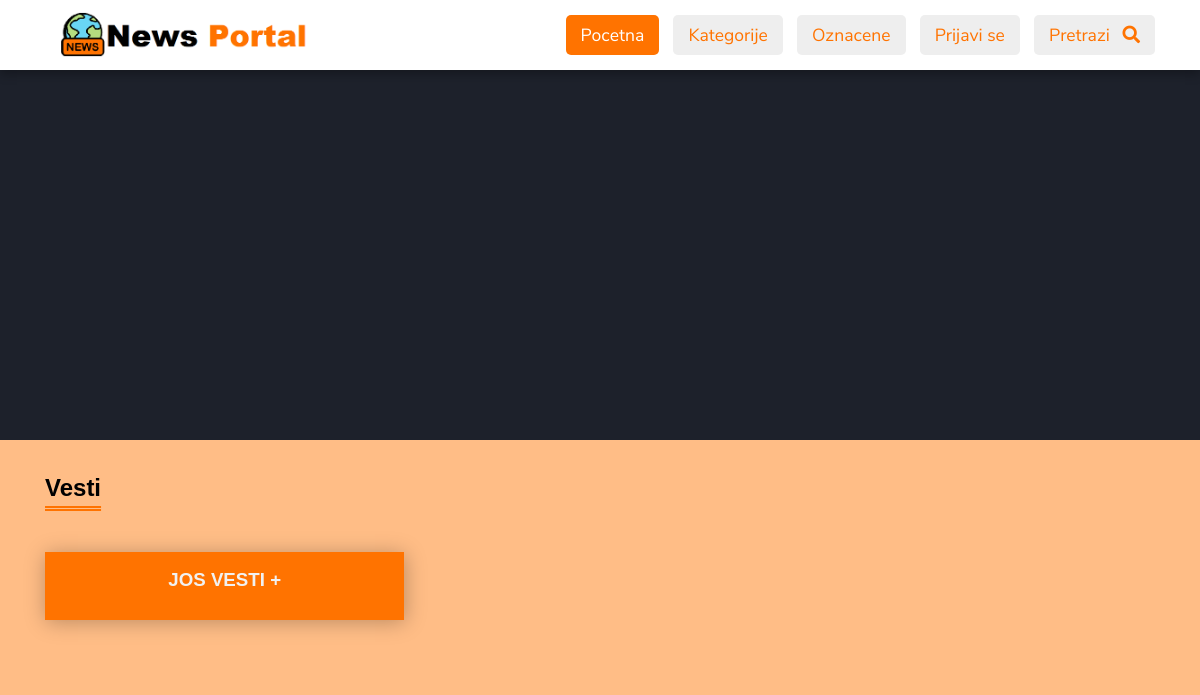
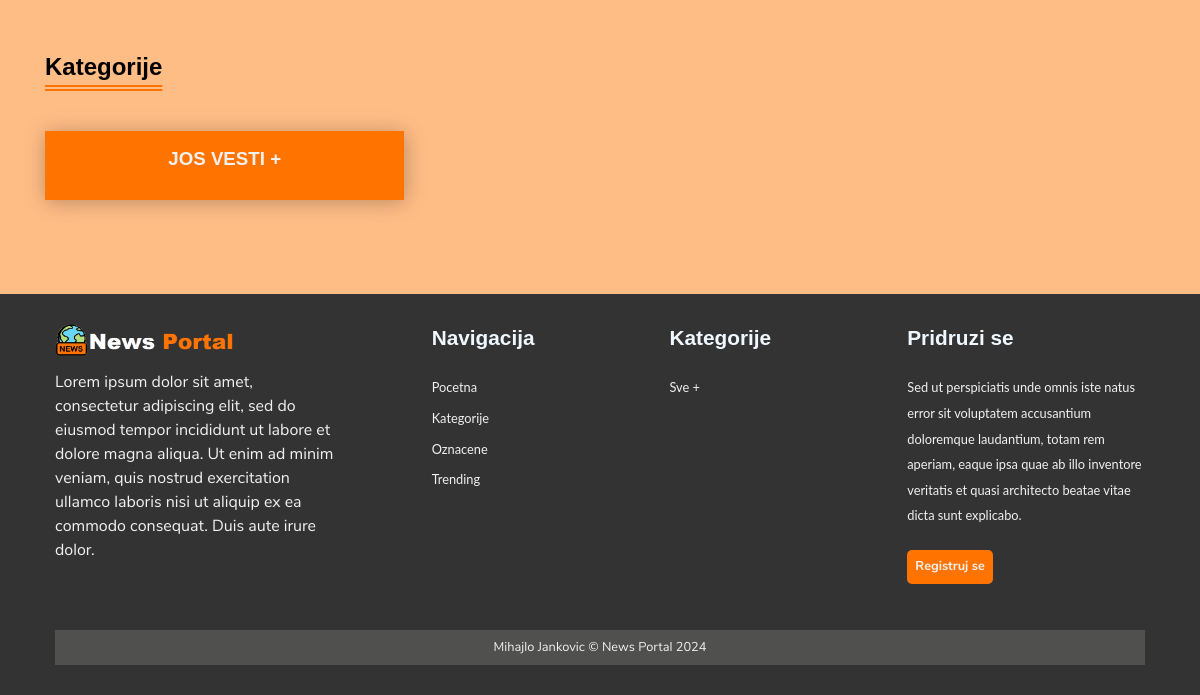
The app's page /, older data (2 pictures, top to bottom).
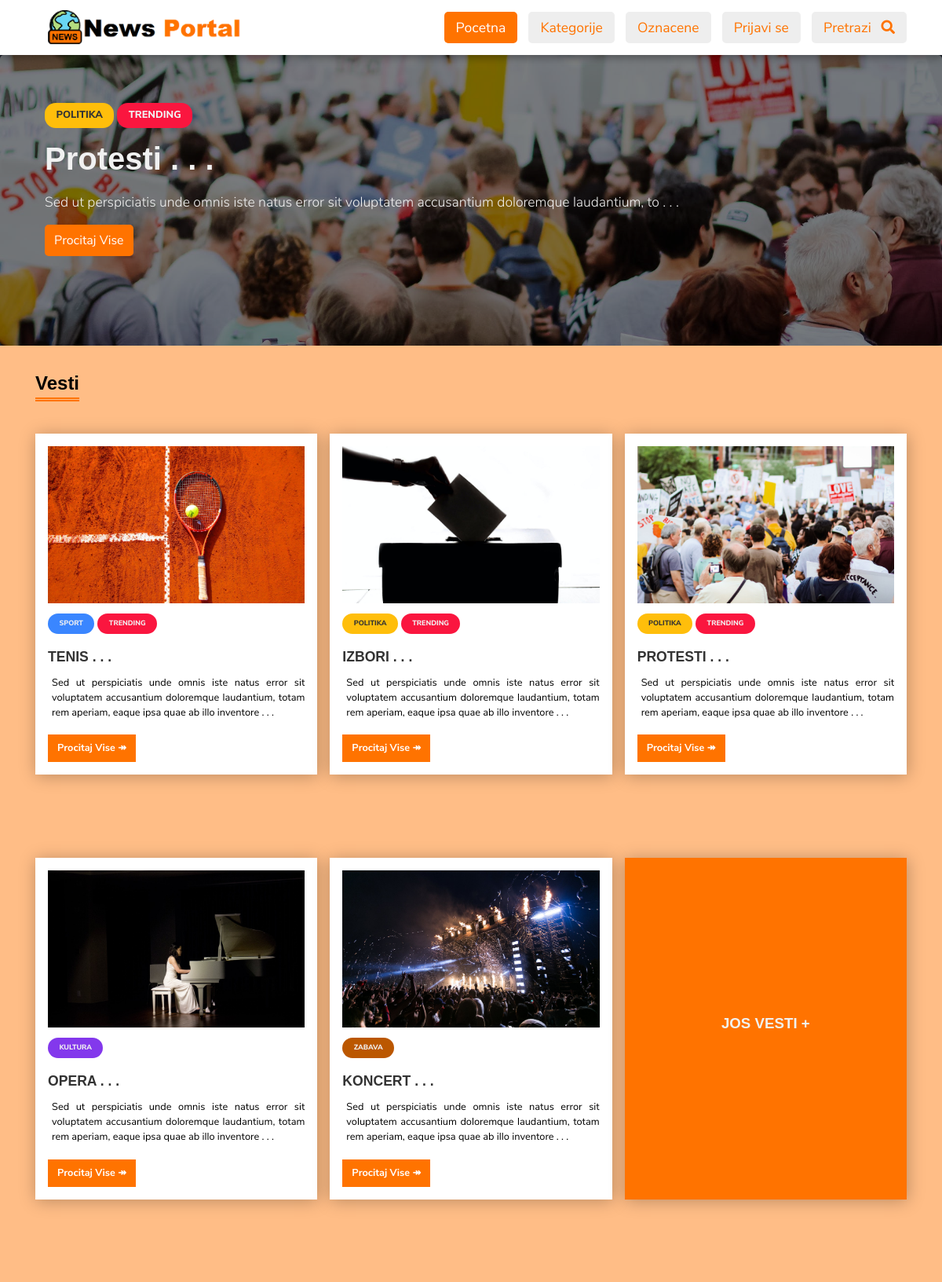
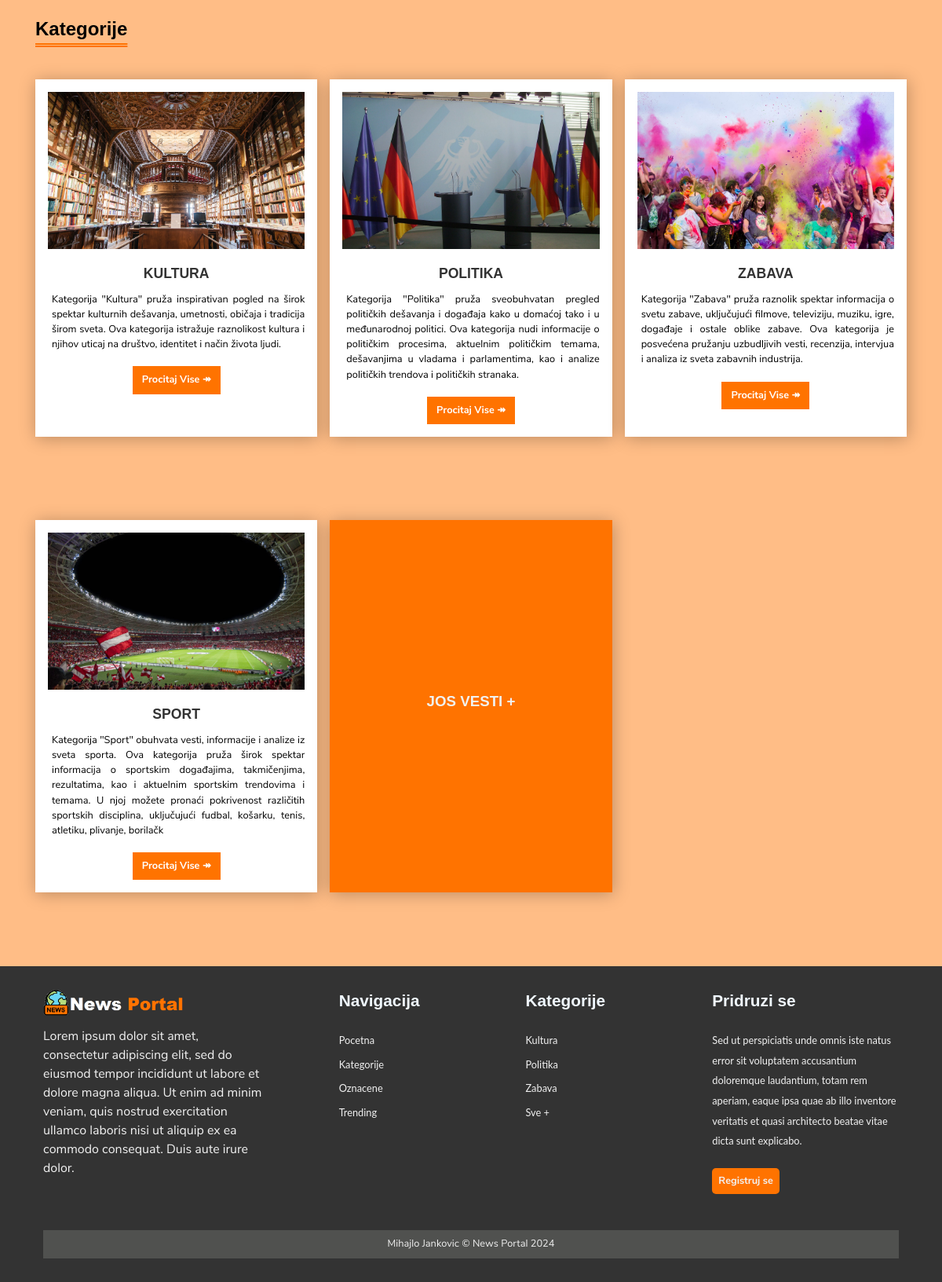
The same page, newer data (2 pictures, top to bottom).
### tables this page shows
CREATE TABLE `article` (
  `article_id` int(11) NOT NULL,
  `category_id` int(11) NOT NULL,
  `author_id` int(11) NOT NULL,
  `article_title` varchar(250) NOT NULL,
  `article_image` varchar(200) NOT NULL,
  `article_description` text NOT NULL,
  `article_date` date NOT NULL,
  `article_trend` tinyint(4) NOT NULL,
  `article_active` tinyint(4) NOT NULL,
  `likes` int(11) DEFAULT 0,
  `article_hashtags` varchar(255) NOT NULL DEFAULT '',
  `dislikes` int(11) DEFAULT 0
);

CREATE TABLE `category` (
  `category_id` int(11) NOT NULL,
  `category_name` varchar(45) NOT NULL,
  `category_color` varchar(35) NOT NULL,
  `category_image` varchar(250) NOT NULL,
  `category_description` varchar(350) NOT NULL
);

### includes/functions.inc.php (the view, shortened to what this page needs)
        <?php
if (!function_exists('createArticleCard')) {
    function createArticleCard($title, $img, $data, $category, $cat_id, $id, $color, $new, $trend, $marked) {
        echo '
        <article class="card">
            <div class="card-img">
                <img src="./assets/images/articles/'.$img.'" />
            </div>
            <div>
                <div class="tag '.$color.'"><a href="articles.php?id='.$cat_id.'">'.$category.'</a></div>';
        if ($trend) {
            echo '  <div class="tag tag-trend">TRENDING</div>';
        }
        echo '
                <h3 class="card-title" href="./article.html">
                    '.$title.'
                </h3>
                <p class="card-data">
                    '.$data.'
                </p>
                <a href="news.php?id='.$id.'" class="btn btn-card"> Procitaj Vise <span>&twoheadrightarrow; </span></a>
            </div>
        </article>';
    }
}
if (!function_exists('createCategoryCard')) {
    function createCategoryCard($title, $img, $data, $id) {
        echo '
        <article class="card">
            <div class="card-img">
                <img src="./assets/images/category/'.$img.'" />
            </div>
            <div>
                <h3 class="card-title text-center" href="./article.html">
                    '.$title.'
                </h3>
                <p class="card-data">
                    '.$data.'
                </p>
                <div class="btn-block">
                    <a href="articles.php?id='.$id.'" class="btn btn-card"> Procitaj Vise <span>&twoheadrightarrow; </span></a>
                </div>
            </div>
        </article>';
    }
}
if (!function_exists('createMoreCard')) {
    function createMoreCard($link) {
        echo '
        <a href="'.$link.'" class="card card-more d-flex">
            <h3>JOS VESTI +</h3>
        </a>';
    }
}
if (!function_exists('createSlider')) {
    function createSlider($active, $img, $color, $category, $title, $content, $id, $new, $trend) {
        echo '
        <div class="slide '.$active.'">
            <img src="./assets/images/articles/'.$img.'"/>
            <div class="info">
                <div class=" tag '.$color.'">'.$category.'</div>';
        if ($trend) {
            echo '  <div class="tag tag-trend">TRENDING</div>';
        }
        echo '
                <h1>'.$title.'</h1>
                <p>'.$content.'</p>
                <a href="news.php?id='.$id.'" class="btn btn-primary"> Procitaj Vise </a>
            </div>
        </div>';
    }
}
?>

### includes/nav.inc.php (shortened to what this page needs)
<?php
  require('./includes/functions.inc.php');
  $home = true;
  $login = false;
  $bookmark = false;
  $category = false;
  $search = false;
?>
<!DOCTYPE html>
<html lang="en">
<head>
  <link rel="stylesheet" href="./assets/css/partials/0-fonts.css" />
  <link rel="stylesheet" href="./assets/css/partials/1-variables.css" />
  <link rel="stylesheet" href="./assets/css/partials/2-reset.css" />
  <link rel="stylesheet" href="./assets/css/partials/3-typography.css" />
  <link rel="stylesheet" href="./assets/css/partials/4-component.css" />
  <link rel="stylesheet" href="./assets/css/style.css" />
  <link rel="stylesheet" href="./assets/css/responsivity/media-queries.css" />
  <link rel="stylesheet" href="https://cdnjs.cloudflare.com/ajax/libs/font-awesome/5.13.0/css/all.min.css" />
</head>
<body>
  <nav class="navbar">
    <div class="logo"><a href="./index.php"><img src="./assets/images/logo.png" /></a></div>
    <ul class="ul">
      <li><a href="./index.php" <?php if($home) echo 'class="current"' ?>>Pocetna</a></li>
      <li>
        <a href="./categories.php" <?php if($category) echo 'class="current"' ?>>Kategorije</a>
      </li>
      <li><a href="./bookmarks.php" <?php if($bookmark) echo 'class="current"' ?>>Oznacene</a></li>
      <?php
        if(isset($_SESSION['USER_NAME'])) {
        }else {
      ?>
      <li>
        <a href="./user-login.php" <?php if($login) echo 'class="current"' ?>>Prijavi se</a>
      </li>
      <?php
        }
      ?>
      <li>
        <a href="./search.php" <?php if($search) echo 'class="current"' ?>>
          <span>Pretrazi</span>
          <i id="search-icon" class="fas fa-search"></i>
        </a>
      </li>
    </ul>
  </nav>

### includes/slider.inc.php (shortened to what this page needs)
<header class="img-slider">
  <?php
    $no_of_slides = "4";
    $sliderQuery = "SELECT category.category_name, category.category_color, article.*
                    FROM category, article
                    WHERE article.category_id = category.category_id
                    AND article.article_trend = 1
                    AND article.article_active = 1
                    ORDER BY RAND()
                    LIMIT {$no_of_slides}";
    $sliderResult = mysqli_query($con,$sliderQuery);
    $row = mysqli_num_rows($sliderResult);
    if($row > 0) {
      $counter = 0;
      while($data = mysqli_fetch_assoc($sliderResult)) {
        $category_color = $data['category_color'];
        $category_name = $data['category_name'];
        $article_id = $data['article_id'];
        $article_title = $data['article_title'];
        $article_image = $data['article_image'];
        $article_desc = $data['article_description'];
        $article_trend = $data['article_trend'];
        $article_title = substr($article_title,0,50).' . . . ';
        $article_desc = substr($article_desc,0,100).' . . . ';
        $new = false;
        $active = "";
        if($counter == 0) {
          $counter++;
          $active = "active";
        }
        createSlider($active, $article_image, $category_color, $category_name,
            $article_title, $article_desc, $article_id, $new, $article_trend);
      }
    }
  ?>
</header>

### index.php (shortened to what this page needs)
<?php
  require('./includes/nav.inc.php');
  require('./includes/slider.inc.php');
?>
<section class="py-1 category-list">
  <div class="container">
    <h2 class="headings">Vesti</h2>
    <div class="card-container">
      <?php
        $articleQuery = " SELECT category.category_name, category.category_color, article.*
                          FROM category, article
                          WHERE article.category_id = category.category_id
                          AND article.article_active = 1
                          ORDER BY article.article_date DESC LIMIT 5";
        $result = mysqli_query($con,$articleQuery);
        $row = mysqli_num_rows($result);
        if($row > 0) {
          while($data = mysqli_fetch_assoc($result)) {
            $category_color = $data['category_color'];
            $category_name = $data['category_name'];
            $category_id = $data['category_id'];
            $article_id = $data['article_id'];
            $article_title = $data['article_title'];
            $article_image = $data['article_image'];
            $article_desc = $data['article_description'];
            $article_trend = $data['article_trend'];
            $article_title = substr($article_title,0,55).' . . . ';
            $article_desc = substr($article_desc,0,150).' . . . ';
            $new = false;
            $bookmarked = false;
            createArticleCard($article_title, $article_image,
                  $article_desc, $category_name, $category_id, $article_id,
                  $category_color, $new, $article_trend, $bookmarked);
          }
        }
        createMoreCard('./articles.php');
      ?>
    </div>
  </div>
</section>
<section class="py-1 category-list">
  <div class="container">
    <h2 class="headings">Kategorije</h2>
    <div class="card-container">
      <?php
        $categoryQuery= " SELECT *
                          FROM category
                          ORDER BY RAND() LIMIT 5";
        $result = mysqli_query($con,$categoryQuery);
        $row = mysqli_num_rows($result);
        if($row > 0) {
          while($data = mysqli_fetch_assoc($result)) {
            $category_id = $data['category_id'];
            $category_name = $data['category_name'];
            $category_image = $data['category_image'];
            $category_desc = $data['category_description'];
            createCategoryCard($category_name,$category_image,$category_desc,$category_id,);
          }
        }
      ?>
    </div>
  </div>
</section>
<?php
  require('./includes/footer.inc.php');
?>

### includes/footer.inc.php (shortened to what this page needs)
<footer class="footer">
  <div class="footer-left">
    <a href="./index.php"><img src="./assets/images/logo_light.png" /></a>
    <p>
    Lorem ipsum dolor sit amet, consectetur adipiscing elit, sed do eiusmod tempor incididunt ut labore et dolore magna aliqua. Ut enim ad minim veniam, quis nostrud exercitation ullamco laboris nisi ut aliquip ex ea commodo consequat. Duis aute irure dolor.
    </p>
  </div>
  <ul class="footer-right">
    <li>
      <h2>Navigacija</h2>
      <ul class="box">
        <li><a href="./index.php">Pocetna</a></li>
        <li><a href="./categories.php">Kategorije</a></li>
        <li><a href="./bookmarks.php">Oznacene</a></li>
        <li><a href="./search.php?trending=1">Trending</a></li>
      </ul>
    </li>
    <li>
      <h2>Kategorije</h2>
      <ul class="box">
        <?php
  	      $categoryQuery= " SELECT  category_id, category_name
                            FROM category
                            ORDER BY RAND() LIMIT 3";
          $result = mysqli_query($con,$categoryQuery);
          $row = mysqli_num_rows($result);
          if($row > 0) {
          while($data = mysqli_fetch_assoc($result)) {
            $category_id = $data['category_id'];
            $category_name = $data['category_name'];
        ?>
        <li><a href="articles.php?id=<?php echo $category_id ?>"><?php echo $category_name ?></a></li>
        <?php
              }
            }
          ?>
        <li><a href="./categories.php">Sve +</a></li>
      </ul>
    </li>
    <li>
      <h2>Pridruzi se</h2>
      <ul class="box">
        <li>
        Sed ut perspiciatis unde omnis iste natus error sit voluptatem accusantium doloremque laudantium, totam rem aperiam, eaque ipsa quae ab illo inventore veritatis et quasi architecto beatae vitae dicta sunt explicabo.
        </li>
        <a style="background-color:#ff7300;" href="./author-login.php" class="my-1 btn btn-secondary">Registruj se</a>
      </ul>
    </li>
  </ul>
  <div class="footer-bottom">
    <p>Mihajlo Jankovic &copy; News Portal <?php echo date("Y")?></p>
  </div>
</footer>
</body>
</html>

### assets/css/partials/1-variables.css (style rules this page uses)
:root { --primary-color: #ff7300; --secondary-color: #f99500; --light-color: #f1f1f1; --dark-color: #50514f; --black-color: #333333; --tag-trend-color: #fa163f; --tag-yellow-color: #ffbe0b; --tag-purple-color: #8338ec; --tag-blue-color: #3a86ff; --tag-green-color: #00ff73; --tag-orange-color: #bb5700; --tag-pink-color: #ff0a54; --tag-brown-color: #663f3f; --tag-red-color: #ff0000; --tag-black-color: #000000; --tag-dark-color: #000083; --tag-mint-color: #00e8d1; --hover-color: #ee4444; --active-color: #b90615; --ts-vs: 0.56rem; --ts-sml: 0.8rem; --ts-md: 1.1rem; --ts-lg: 1.25rem; --hs-vs: 1.3rem; --hs-sml: 2rem; --hs-md: 2.5rem; --hs-lg: 3rem; --ff-monts: "Montserrat", sans-serif; --ff-nunito: "Nunito Sans", sans-serif; --ff-noto: "Noto Serif", serif; --ff-robo: "Roboto", sans-serif; --border-radius: 5px; }

### assets/css/partials/3-typography.css (style rules this page uses)
h1, h2, h3, h4, h5, h6 { font-family: var(--ff-monts); margin-bottom: 0.75rem; line-height: 1.3; }
p { font-family: var(--ff-nunito); margin: 0.5rem 0; }
.py-1 { padding: 1.5rem 0; }
.my-1 { margin: 1rem 0; }
.text-center { text-align: center; }
.headings { line-height: 2; text-decoration: underline double #ff7300; text-underline-offset: 10px; margin-bottom: 20px; }

### assets/css/partials/4-component.css (style rules this page uses)
.d-flex { display: flex; justify-content: center; align-items: center; }
.container { width: 100%; padding-right: 15px; padding-left: 15px; margin-right: auto; margin-left: auto; }
.tag { display: inline-block; font-family: var(--ff-nunito); font-size: var(--ts-sml); font-weight: 800; text-transform: uppercase; color: var(--light-color); padding: 0.4rem 0.9rem; border-radius: 14px; margin-bottom: 0.5rem; }
.tag a { color: var(--light-color); }
.tag-trend { background: var(--tag-trend-color); }
.tag-yellow { color: var(--black-color); background: var(--tag-yellow-color); }
.tag-yellow a { color: var(--black-color); }
.tag-orange { background: var(--tag-orange-color); }
.tag-purple { background: var(--tag-purple-color); }
.tag-blue { background: var(--tag-blue-color); }
.btn { display: inline-block; border: none; background: var(--dark-color); color: #fff; text-decoration: none; font-family: var(--ff-nunito); padding: 0.5rem 0.75rem; border-radius: var(--border-radius); transition: all 200ms ease-in-out; }
.btn-primary { background: #ff7300; }
.btn-secondary { background: var(--secondary-color); font-weight: 700; padding: 0.25rem 0.5rem; font-size: var(--ts-sml); }
.btn-block { display: block; width: 100%; text-align: center; }
.btn-card { font-weight: 700; background: var(--primary-color); padding: 0.5rem 0.75rem; font-size: var(--ts-sml); border-radius: 0; }
.btn-card span { transition: all 200ms ease-in-out; }
.card { background: #fff; position: relative; padding: 1rem; overflow: hidden; box-shadow: 1px 2px 20px rgba(0, 0, 0, 0.268); margin-top: 20px; margin-bottom: 70px; }
.card .tag { font-size: var(--ts-vs); font-weight: 800; }
.card .card-img { overflow: hidden; height: 200px; margin-bottom: 10px; }
.card .card-img img { object-fit: cover; transition: all 250ms ease-in-out; height: inherit; }
.card .card-title { color: #333; font-family: var(--ff-monts); font-size: var(--ts-md); font-weight: 800; padding-top: 10px; text-transform: uppercase; transition: all 250ms ease-in-out; }
.card .card-data { font-size: var(--ts-sml); padding-bottom: 10px; padding-left: 5px; text-align: justify; }
.card-more { background-color: var(--primary-color); color: var(--light-color); }
.card-more::before { content: ""; position: absolute; top: 0%; left: 0%; width: 0; height: 100%; background-color: rgba(255, 255, 255, 0.4); -webkit-transition: none; -moz-transition: none; transition: none; }

### assets/css/responsivity/media-queries.css (style rules this page uses)
@media (min-width: 576px) { .container { width: 540px; } }
@media (min-width: 768px) { .container { width: 720px; } }
@media (min-width: 992px) { .container { width: 960px; } }
@media (min-width: 1200px) { .container { width: 1140px; } }
@media (max-width: 1220px) { .img-slider .slide .info { top: 45px; left: 25px; width: 80vw; } }
@media (min-width: 576px) { .card-container { grid-template-columns: repeat(1, 1fr); } }
@media (min-width: 768px) { .card-container { grid-template-columns: repeat(2, 1fr); } }
@media (min-width: 992px) { .card-container { grid-template-columns: repeat(3, 1fr); } }
@media (min-width: 700px) { .footer-right > * { flex: 1; } }
@media (min-width: 700px) { .footer-left { flex: 1 0px; } }
@media (min-width: 700px) { .footer-right { flex: 2 0px; } }

Row changes from the older to the newer data that the page shows:
added article: article_image (picture), category.category_name "POLITIKA", article_trend "TRENDING", article_title "Protesti . . .", article_description "Sed ut perspiciatis unde omnis iste natus error sit voluptatem accusantium doloremque laudantium, to . . .", article_title "PROTESTI . . .", article_description "Sed ut perspiciatis unde omnis iste natus error sit voluptatem accusantium doloremque laudantium, totam rem aperiam, eaque ipsa quae ab illo inventore . . ."
added article: article_image (picture), category.category_name "SPORT", article_trend "TRENDING", article_title "TENIS . . .", article_description "Sed ut perspiciatis unde omnis iste natus error sit voluptatem accusantium doloremque laudantium, totam rem aperiam, eaque ipsa quae ab illo inventore . . .", shown under "Vesti"
added article: article_image (picture), category.category_name "POLITIKA", article_trend "TRENDING", article_title "IZBORI . . .", article_description "Sed ut perspiciatis unde omnis iste natus error sit voluptatem accusantium doloremque laudantium, totam rem aperiam, eaque ipsa quae ab illo inventore . . .", shown under "Vesti"
added article: article_image (picture), category.category_name "KULTURA", article_title "OPERA . . .", article_description "Sed ut perspiciatis unde omnis iste natus error sit voluptatem accusantium doloremque laudantium, totam rem aperiam, eaque ipsa quae ab illo inventore . . .", shown under "Vesti"
added article: article_image (picture), category.category_name "ZABAVA", article_title "KONCERT . . .", article_description "Sed ut perspiciatis unde omnis iste natus error sit voluptatem accusantium doloremque laudantium, totam rem aperiam, eaque ipsa quae ab illo inventore . . .", shown under "Vesti"
added category: category_image (picture), category_name "KULTURA", category_description "Kategorija \"Kultura\" pruža inspirativan pogled na širok spektar kulturnih dešavanja, umetnosti, običaja i tradicija širom sveta. Ova kategorija istražuje raznolikost kultura i njihov uticaj na društvo, identitet i način života ljudi.", category_name "Kultura"
added category: category_image (picture), category_name "POLITIKA", category_description "Kategorija \"Politika\" pruža sveobuhvatan pregled političkih dešavanja i događaja kako u domaćoj tako i u međunarodnoj politici. Ova kategorija nudi informacije o političkim procesima, aktuelnim političkim temama, dešavanjima u vladama i parlamentima, kao i analize političkih trendova i političkih stranaka.", category_name "Politika"
added category: category_image (picture), category_name "ZABAVA", category_description "Kategorija \"Zabava\" pruža raznolik spektar informacija o svetu zabave, uključujući filmove, televiziju, muziku, igre, događaje i ostale oblike zabave. Ova kategorija je posvećena pružanju uzbudljivih vesti, recenzija, intervjua i analiza iz sveta zabavnih industrija.", category_name "Zabava"
added category: category_image (picture), category_name "SPORT", category_description "Kategorija \"Sport\" obuhvata vesti, informacije i analize iz sveta sporta. Ova kategorija pruža širok spektar informacija o sportskim događajima, takmičenjima, rezultatima, kao i aktuelnim sportskim trendovima i temama. U njoj možete pronaći pokrivenost različitih sportskih disciplina, uključujući fudbal, košarku, tenis, atletiku, plivanje, borilačk", shown under "Kategorije"
